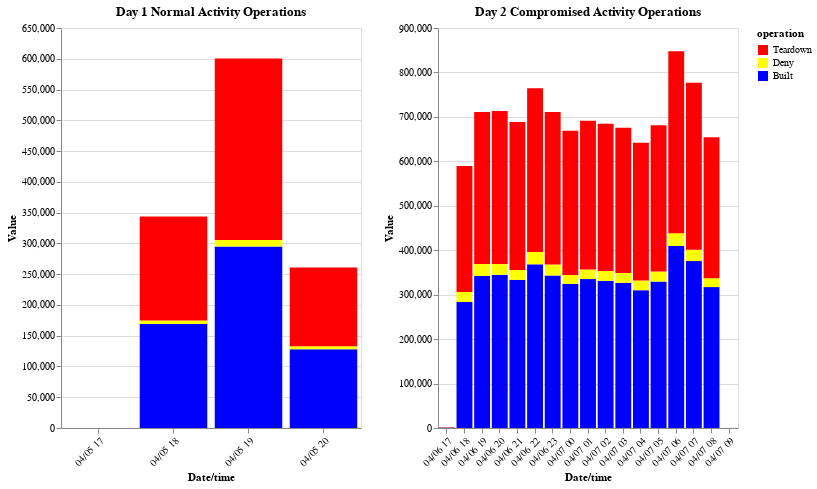

This figure's notebook cell:
### Code cell
color_scale = alt.Scale(domain = ('Teardown', 'Deny', 'Built'), range = ['#FF0000', '#FFFF00', '#0000FF'])

chart1 = alt.Chart(melted_06_normal_operation).mark_bar().encode(
    x=alt.X('Date/time:O', axis=alt.Axis(labelAngle=-45)),
    y='Value:Q',
    color=alt.Color('operation:N', scale = color_scale),
    tooltip=['Date/time:O', 'operation:N', 'Value:Q']
).properties(
    width=300,
    height=400,
    title='Day 1 Normal Activity Operations'
)

chart2 = alt.Chart(melted_07_operation).mark_bar().encode(
    x=alt.X('Date/time:O', axis=alt.Axis(labelAngle=-45)),
    y='Value:Q',
    color=alt.Color('operation:N', scale = color_scale),
    tooltip=['Date/time:O', 'operation:N', 'Value:Q']
).properties(
    width=300,
    height=400,
    title='Day 2 Compromised Activity Operations'
)

chart1 | chart2

### Figure 1 — Vega-Lite specification as saved in the notebook (floating-point values rounded to 4 significant figures)
{"config": {"view": {"continuousWidth": 300, "continuousHeight": 300}}, "hconcat": [{"data": {"name": "data-9c8a8eb37deec52124a8335e049aeaf4"}, "mark": {"type": "bar"}, "encoding": {"color": {"field": "operation", "scale": {"domain": ["Teardown", "Deny", "Built"], "range": ["#FF0000", "#FFFF00", "#0000FF"]}, "type": "nominal"}, "tooltip": [{"field": "Date/time", "type": "ordinal"}, {"field": "operation", "type": "nominal"}, {"field": "Value", "type": "quantitative"}], "x": {"axis": {"labelAngle": -45}, "field": "Date/time", "type": "ordinal"}, "y": {"field": "Value", "type": "quantitative"}}, "height": 400, "title": "Day 1 Normal Activity Operations", "width": 300}, {"data": {"name": "data-550cffd19ad7f97e6be632f27693c869"}, "mark": {"type": "bar"}, "encoding": {"color": {"field": "operation", "scale": {"domain": ["Teardown", "Deny", "Built"], "range": ["#FF0000", "#FFFF00", "#0000FF"]}, "type": "nominal"}, "tooltip": [{"field": "Date/time", "type": "ordinal"}, {"field": "operation", "type": "nominal"}, {"field": "Value", "type": "quantitative"}], "x": {"axis": {"labelAngle": -45}, "field": "Date/time", "type": "ordinal"}, "y": {"field": "Value", "type": "quantitative"}}, "height": 400, "title": "Day 2 Compromised Activity Operations", "width": 300}], "$schema": "https://vega.github.io/schema/vega-lite/v5.15.1.json", "datasets": {"data-9c8a8eb37deec52124a8335e049aeaf4": [{"Date/time": "04/05 17", "operation": "Built", "Value": 12}, {"Date/time": "04/05 18", "operation": "Built", "Value": 169034}, {"Date/time": "04/05 19", "operation": "Built", "Value": 295039}, {"Date/time": "04/05 20", "operation": "Built", "Value": 127952}, {"Date/time": "04/05 17", "operation": "Command executed", "Value": 0}, {"Date/time": "04/05 18", "operation": "Command executed", "Value": 1}, {"Date/time": "04/05 19", "operation": "Command executed", "Value": 0}, {"Date/time": "04/05 20", "operation": "Command executed", "Value": 0}, {"Date/time": "04/05 17", "operation": "Deny", "Value": 0}, {"Date/time": "04/05 18", "operation": "Deny", "Value": 5543}, {"Date/time": "04/05 19", "operation": "Deny", "Value": 10542}, {"Date/time": "04/05 20", "operation": "Deny", "Value": 4801}, {"Date/time": "04/05 17", "operation": "Teardown", "Value": 12}, {"Date/time": "04/05 18", "operation": "Teardown", "Value": 169000}, {"Date/time": "04/05 19", "operation": "Teardown", "Value": 295059}, {"Date/time": "04/05 20", "operation": "Teardown", "Value": 127947}], "data-550cffd19ad7f97e6be632f27693c869": [{"Date/time": "04/06 17", "operation": "Built", "Value": 882}, {"Date/time": "04/06 18", "operation": "Built", "Value": 283486}, {"Date/time": "04/06 19", "operation": "Built", "Value": 342152}, {"Date/time": "04/06 20", "operation": "Built", "Value": 344771}, {"Date/time": "04/06 21", "operation": "Built", "Value": 333371}, {"Date/time": "04/06 22", "operation": "Built", "Value": 368198}, {"Date/time": "04/06 23", "operation": "Built", "Value": 343138}, {"Date/time": "04/07 00", "operation": "Built", "Value": 324425}, {"Date/time": "04/07 01", "operation": "Built", "Value": 335055}, {"Date/time": "04/07 02", "operation": "Built", "Value": 331073}, {"Date/time": "04/07 03", "operation": "Built", "Value": 326695}, {"Date/time": "04/07 04", "operation": "Built", "Value": 310097}, {"Date/time": "04/07 05", "operation": "Built", "Value": 329404}, {"Date/time": "04/07 06", "operation": "Built", "Value": 409616}, {"Date/time": "04/07 07", "operation": "Built", "Value": 375599}, {"Date/time": "04/07 08", "operation": "Built", "Value": 316973}, {"Date/time": "04/07 09", "operation": "Built", "Value": 71}, {"Date/time": "04/06 17", "operation": "Deny", "Value": 268}, {"Date/time": "04/06 18", "operation": "Deny", "Value": 22547}, {"Date/time": "04/06 19", "operation": "Deny", "Value": 26728}, {"Date/time": "04/06 20", "operation": "Deny", "Value": 24007}, {"Date/time": "04/06 21", "operation": "Deny", "Value": 21973}, {"Date/time": "04/06 22", "operation": "Deny", "Value": 28021}, {"Date/time": "04/06 23", "operation": "Deny", "Value": 24540}, {"Date/time": "04/07 00", "operation": "Deny", "Value": 19960}, {"Date/time": "04/07 01", "operation": "Deny", "Value": 21550}, {"Date/time": "04/07 02", "operation": "Deny", "Value": 22257}, {"Date/time": "04/07 03", "operation": "Deny", "Value": 22083}, {"Date/time": "04/07 04", "operation": "Deny", "Value": 21719}, {"Date/time": "04/07 05", "operation": "Deny", "Value": 22562}, {"Date/time": "04/07 06", "operation": "Deny", "Value": 28753}, {"Date/time": "04/07 07", "operation": "Deny", "Value": 25393}, {"Date/time": "04/07 08", "operation": "Deny", "Value": 20146}, {"Date/time": "04/07 09", "operation": "Deny", "Value": 26}, {"Date/time": "04/06 17", "operation": "Teardown", "Value": 885}, {"Date/time": "04/06 18", "operation": "Teardown", "Value": 283271}, {"Date/time": "04/06 19", "operation": "Teardown", "Value": 342107}, {"Date/time": "04/06 20", "operation": "Teardown", "Value": 344709}, {"Date/time": "04/06 21", "operation": "Teardown", "Value": 333218}, {"Date/time": "04/06 22", "operation": "Teardown", "Value": 368161}, {"Date/time": "04/06 23", "operation": "Teardown", "Value": 343090}, {"Date/time": "04/07 00", "operation": "Teardown", "Value": 324383}, {"Date/time": "04/07 01", "operation": "Teardown", "Value": 334969}, {"Date/time": "04/07 02", "operation": "Teardown", "Value": 331017}, {"Date/time": "04/07 03", "operation": "Teardown", "Value": 326678}, {"Date/time": "04/07 04", "operation": "Teardown", "Value": 309981}, {"Date/time": "04/07 05", "operation": "Teardown", "Value": 329282}, {"Date/time": "04/07 06", "operation": "Teardown", "Value": 409497}, {"Date/time": "04/07 07", "operation": "Teardown", "Value": 375646}, {"Date/time": "04/07 08", "operation": "Teardown", "Value": 316896}, {"Date/time": "04/07 09", "operation": "Teardown", "Value": 101}]}}
